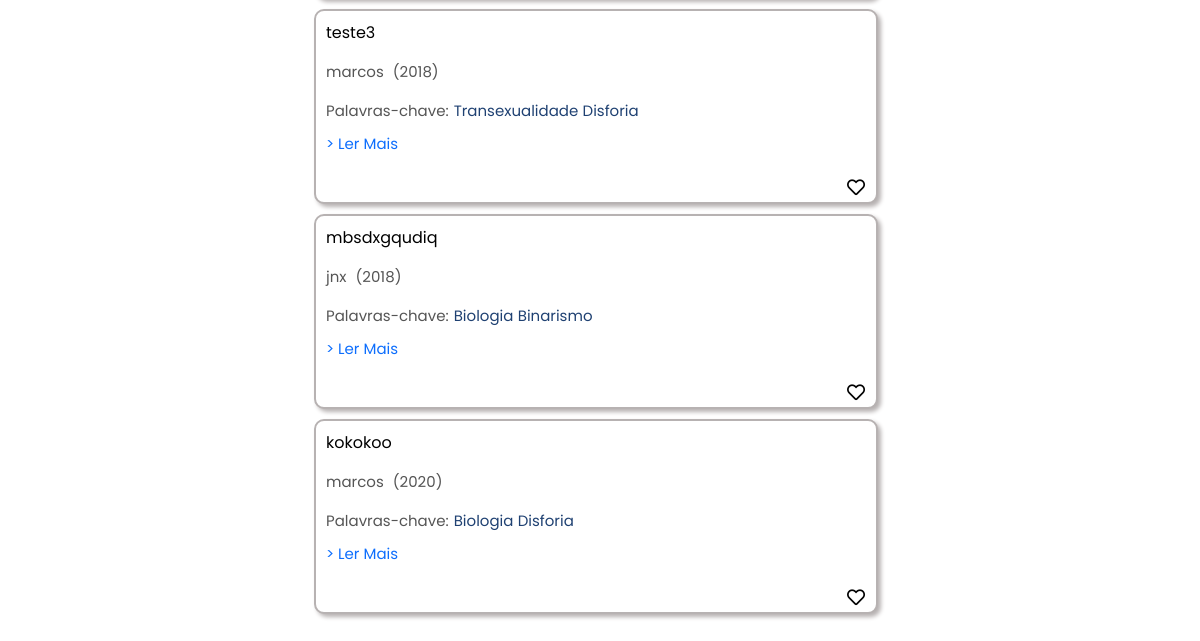
The app's page /biblioteca/index/ (signed in, lower part), older data.
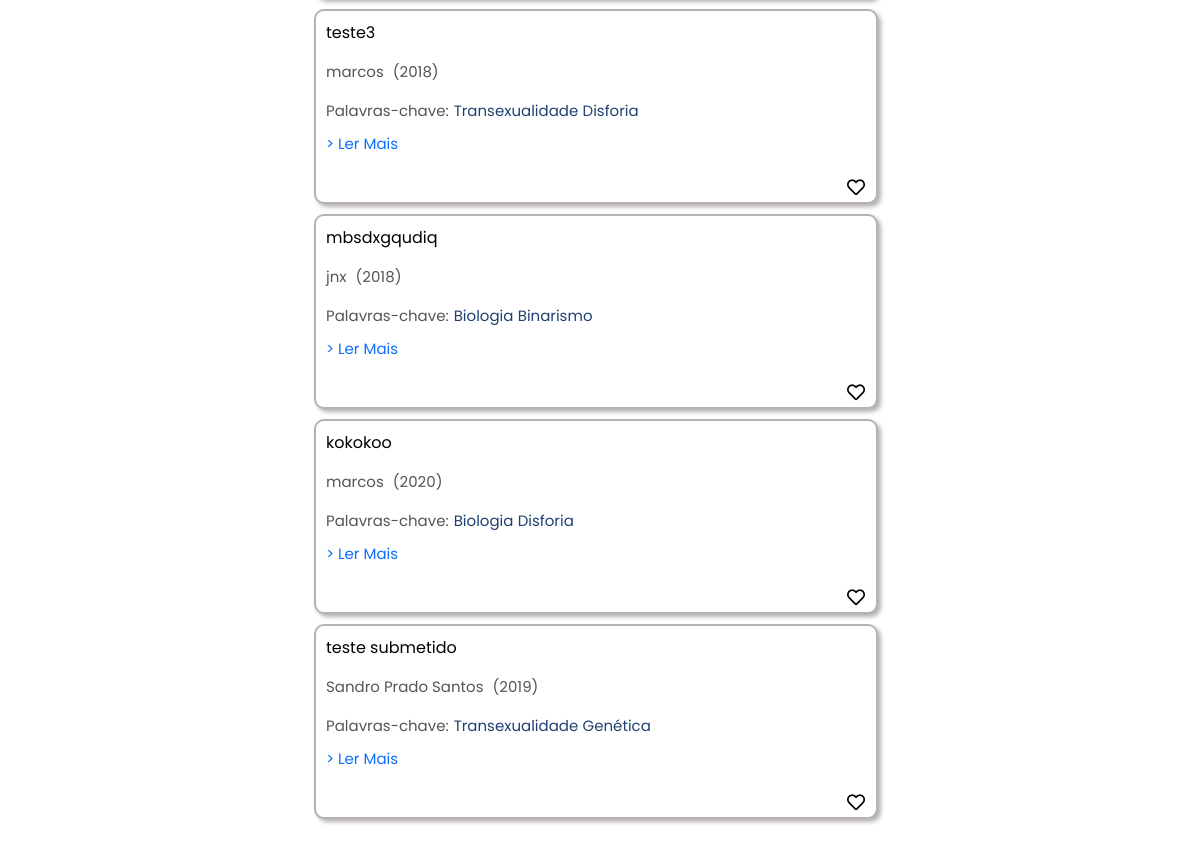
The same page, newer data.
### biblioteca/models.py (models this page shows, shortened)
class Artigo(models.Model):
    titulo = models.CharField(max_length=200)
    link = models.CharField(max_length=255)
    autor = models.CharField(max_length=255)
    relevancia_id = models.ForeignKey(Relevancia, on_delete=models.CASCADE)
    ano_id = models.ForeignKey(Ano, on_delete=models.CASCADE)
    palavras_chave = models.ManyToManyField(PalavraChave, related_name='artigos')
    usuario = models.ManyToManyField(User, related_name='artigos')

class Ano(models.Model):
    descricao = models.CharField(max_length=255)
    def __str__(self):
        return self.descricao

class PalavraChave(models.Model):
    nome = models.CharField(max_length=100)
    def __str__(self):
        return self.nome

### biblioteca/views.py (the view)
# urls.py: path("index/", views.IndexView.as_view(), name="index"),
class IndexView(LoginRequiredMixin, generic.ListView):
    template_name = "biblioteca/index.html"
    context_object_name = "artigos"
    login_url = '/auth/login/'
    def get_queryset(self):
        query = self.request.GET.get('q')
        if query:
            return Artigo.objects.filter(
                Q(titulo__icontains=query) |
                Q(autor__icontains=query) |
                Q(palavras_chave__nome__icontains=query)).distinct()
        return Artigo.objects.all()

### biblioteca/templates/biblioteca/index.html (shortened to what this page needs)
{% load static %}
<link rel="stylesheet" href="{% static 'css/bootstrap.min.css' %}">
<link rel="stylesheet" href="{% static 'fa/css/all.min.css' %}">
<link rel="stylesheet" href="{% static 'biblioteca/style.css' %}">
<link href="fontawesome/css/all.css" rel="stylesheet">
<link rel="stylesheet" href="https://use.fontawesome.com/releases/v5.0.7/css/all.css">
<body id="body-pd">
<div class="container-fluid">
  <div class="row">
    <div class="col-lg-8 col-md-12">
      <div class="artigos-container">
        {% if artigos %}
        <ul>
          {% for a in artigos %}
              <li class="artigo-item" style="position: relative; padding-bottom: 30px;">
                  <a class="titulo-artigo" style="color: black;">
                      {{ a.titulo }}
                  </a>
                  <form action="{% url 'favoritar_artigo' a.id %}" method="post" class="favorite-form" id="favorite-form-{{ a.id }}">
                      <button type="submit" class="favorite-button" style="border: none; background: none; position: absolute; bottom: 5px; right: 5px;" id="favorite-btn-{{ a.id }}" onclick="toggleFavorite(event, {{ a.id }})">
                          {% if a in user.favorito_set.all %}
                              <i class="fas fa-heart" id="heart-{{ a.id }}" style="color: red; font-size: 18px;"></i>
                          {% else %}
                              <i class="far fa-heart" id="heart-{{ a.id }}" style="font-size: 18px;"></i>
                          {% endif %}
                      </button>
                  </form>
                  <p class="texto-menor" style="margin-top: 3px;">{{ a.autor }} <span style="margin-left: 5px;">({{ a.ano_id }})</span></p>
                  <div style="display: flex; align-items: center; margin-top: 10px;">
                      <a class="texto-menor">Palavras-chave:</a>
                      <div class="palavras-chave-container" style="margin-left: 5px;">
                          {% for palavra_chave in a.palavras_chave.all %}
                              <span class="texto-menor" style="color: #1F4172;">{{ palavra_chave }}</span>
                          {% endfor %}
                      </div>
                  </div>
                  <p class="texto-menor" style="margin-top: 10px;">
                      <a href="{{ a.link }}" target="_blank">> Ler Mais</a>
                  </p>
              </li>
          {% endfor %}
        </ul>
        {% else %}
          <p>Nenhum artigo encontrado para a pesquisa "{{ request.GET.q }}".</p>
        {% endif %}
      </div>
    </div>
    <div class="col-lg-4 col-md-12">
    </div>
  </div>
</div>

Row changes from the older to the newer data that the page shows:
added Artigo: titulo "teste submetido", autor "Sandro Prado Santos", ano_id "2019", PalavraChave (nome "Transexualidade")
now on this page (row unchanged): PalavraChave: nome "Genética", shown under "teste submetido"
